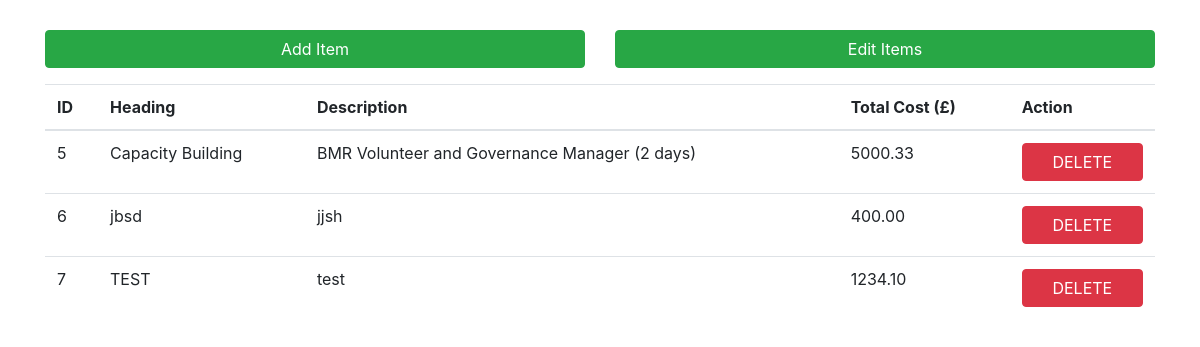
The app's page /budget_profile/, older data.
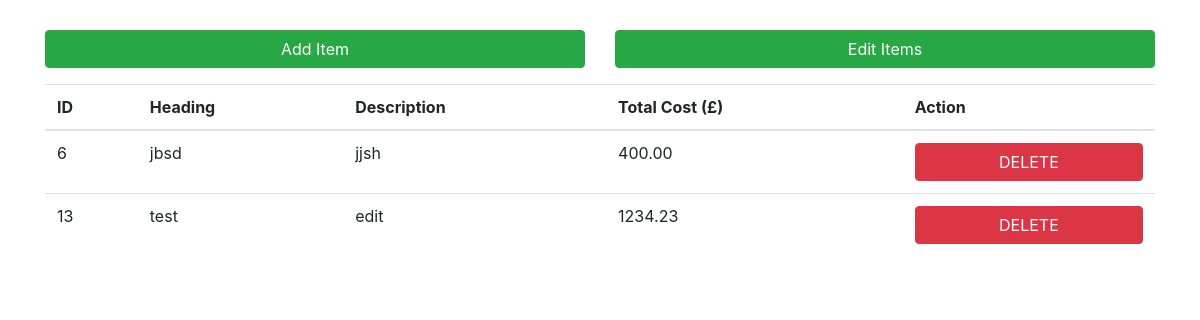
The same page, newer data.
### fund/models.py (models this page shows)
class BudgetProfile(models.Model):
        ID = models.AutoField(primary_key=True)
        heading = models.TextField(max_length=300,null = True, blank = True)
        description = models.TextField(max_length=300, null = True, blank = True)
        totalCost = models.DecimalField(max_digits = 10,decimal_places = 2)
        objects=models.Manager()

### fund/views.py (the view)
# urls.py: path("budget_profile/",views.budgetProfile, name = "budget_profile"),
def budgetProfile(request):
	items = BudgetProfile.objects.all()
	return render(request,"fund/budgetProfile.html",{"items":items})

### templates/fund/budgetProfile.html (shortened to what this page needs)
{% load static %}
{% load bootstrap5 %}
<html>
<head>
    <link href="https://stackpath.bootstrapcdn.com/bootstrap/4.4.1/css/bootstrap.min.css" rel="stylesheet" >
</head>
<body>
<div class="container">
    <div class="row form-group" style="margin-top:30px;">
        <div class="col-lg-6">
            <button class="btn btn-block btn-success" id="insert_btn" data-toggle="modal" data-target="#insert_data">Add Item</button>
        </div>
        <div class="col-lg-6">
            <button class="btn btn-block btn-success" id="update_btn">Edit Items</button>
        </div>
    </div>
    <div class="row">
        <div class="col-lg-12">
            <div class="table">
                <table class="table">
                    <thead>
                    <tr>
                        <th>ID</th>
                        <th>Heading</th>
                        <th>Description</th>
                        <th>Total Cost (£)</th>
                        <th>Action</th>
                    </tr>
                    </thead>
                    <tbody>
                    {% for item in items %}
                    <tr>
                        <td>{{ item.ID }}</td>
                        <td class="editable" data-type="heading">{{ item.heading }}</td>
                        <td class="editable" data-type="description">{{ item.description }}</td>
                        <td class="editable" data-type="totalCost">{{ item.totalCost }}</td>
                        <td class="btn-td-block"><button class="btn btn-block btn-delete btn-danger">DELETE</button></td>
                    </tr>
                    {% endfor %}
                    </tbody>
                </table>
            </div>
        </div>
    </div>
</div>
</body>
</html>

Row changes from the older to the newer data that the page shows:
removed BudgetProfile: ID "5", heading "Capacity Building", description "BMR Volunteer and Governance Manager (2 days)", totalCost "5000.33"
removed BudgetProfile: ID "7", heading "TEST", description "test", totalCost "1234.10"
added BudgetProfile: ID "13", heading "test", description "edit", totalCost "1234.23"
